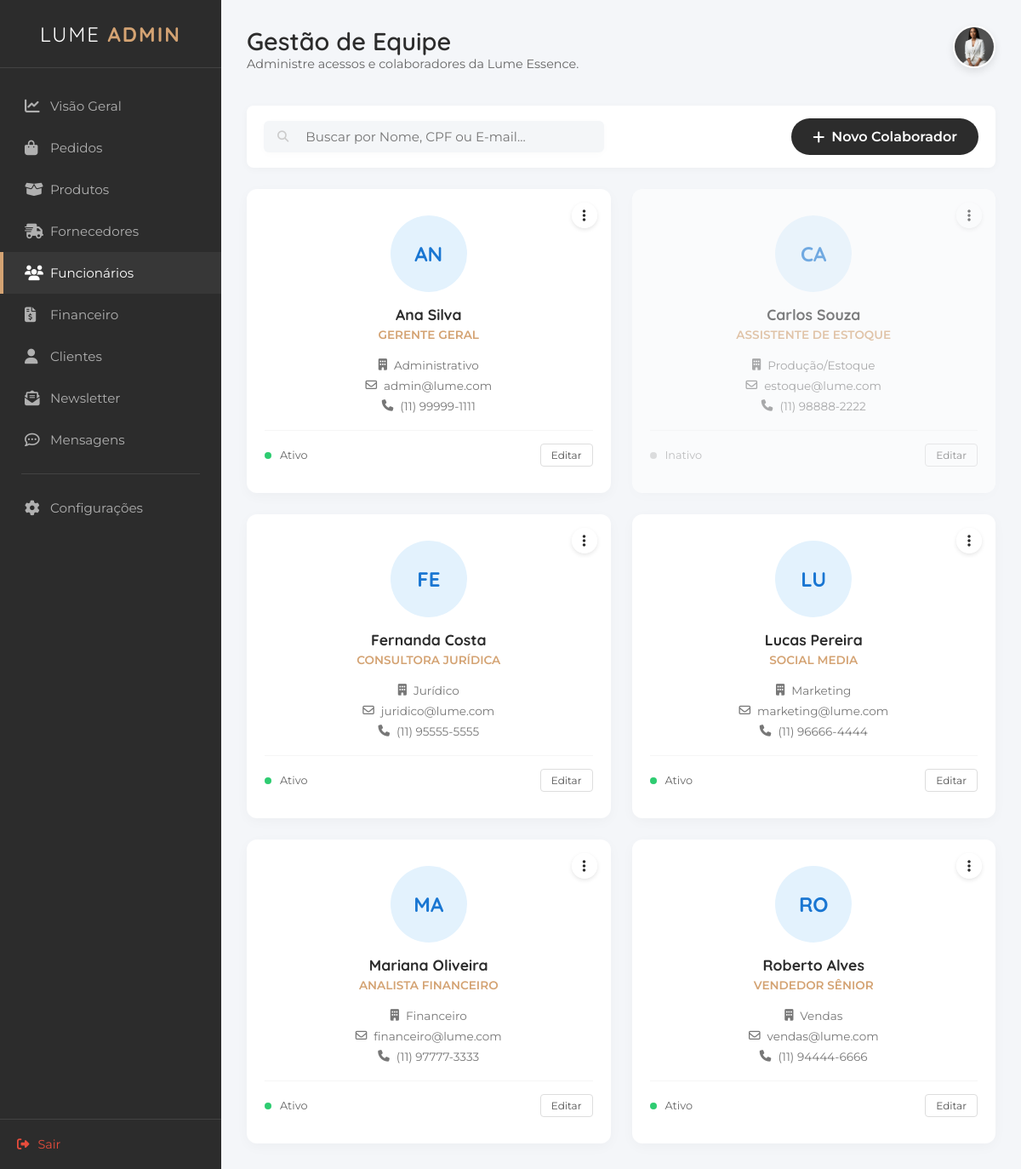
The app's page /funcionarios with its own data.
### tables this page shows
CREATE TABLE "tb_funcionarios" (
    "id_funcionario" INTEGER PRIMARY KEY AUTOINCREMENT,
    "nome" VARCHAR(100) NOT NULL,
    "cpf" VARCHAR(14),
    "data_nasc" DATE,
    "tel_cel" VARCHAR(20),
    "email_pessoal" VARCHAR(100),
    "cargo" VARCHAR(50),
    "departamento" VARCHAR(50),
    "email_login" VARCHAR(100) NOT NULL,
    "senha" VARCHAR(100) NOT NULL,
    "permissao" VARCHAR(20) NOT NULL,
    "img_funcionario" VARCHAR(255),
    "ativo" BOOLEAN DEFAULT 1,
    "data_cad" DATETIME DEFAULT CURRENT_TIMESTAMP
    );

### appinterno.py (the view)
@app.route("/funcionarios.html")
@app.route("/funcionarios")
def funcionarios():
    busca = request.args.get("q")
    con = get_db()
    cur = con.cursor()
    sql = "SELECT * FROM tb_funcionarios"
    if busca:
        sql += f" WHERE nome LIKE '%{busca}%' OR cargo LIKE '%{busca}%'"
    sql += " ORDER BY nome ASC"
    try:
        cur.execute(sql)
        dados = cur.fetchall()
    except:
        dados = []
    con.close()
    return render_template("interno/funcionarios.html", funcionarios=dados)

### appinterno.py (called while the page is built)
def get_db():
    conn = sqlite3.connect("db_lume.db")
    conn.row_factory = sqlite3.Row
    return conn

### templates/interno/funcionarios.html (shortened to what this page needs)
<!DOCTYPE html>
<html lang="pt-br">
<head>
    <link rel="stylesheet" href="https://cdnjs.cloudflare.com/ajax/libs/font-awesome/6.4.0/css/all.min.css">
    <link rel="stylesheet" href="/static/styleinterno.css">
</head>
<body>
    <div class="admin-container">
        <aside class="sidebar">
            <div class="sidebar-header">
                <h2 class="brand-text">LUME <span>ADMIN</span></h2>
            </div>
            <nav class="sidebar-nav">
                <ul>
                    <li><a href="dashboard.html"><i class="fa-solid fa-chart-line"></i> Visão Geral</a></li>
                    <li><a href="pedido.html"><i class="fa-solid fa-bag-shopping"></i>Pedidos</a></li>
                    <li><a href="produto.html"><i class="fa-solid fa-box-open"></i> Produtos</a></li>
                    <li><a href="fornecedores.html"><i class="fa-solid fa-truck-fast"></i> Fornecedores</a></li>
                    <li class="active"><a href="funcionarios.html"><i class="fa-solid fa-users"></i> Funcionários</a></li>
                    <li><a href="financeiro.html"><i class="fa-solid fa-file-invoice-dollar"></i> Financeiro</a></li>
                    <li><a href="cliente.html"><i class="fas fa-user"></i>Clientes</a></li>
                    <li><a href="newsletter.html"><i class="fa-solid fa-envelope-open-text"></i> Newsletter</a></li>
                    <li><a href="mensagens.html"><i class="fa-regular fa-comment-dots"></i> Mensagens</a></li>
                    <li class="separator"></li>
                    <li><a href="configuracoes.html"><i class="fa-solid fa-gear"></i> Configurações</a></li>
                </ul>
            </nav>
            <div class="sidebar-footer">
                <a href="login.html" class="logout-btn"><i class="fa-solid fa-right-from-bracket"></i> Sair</a>
            </div>
        </aside>
        <main class="main-content">
            <header class="top-bar">
                <div class="welcome-text">
                    <h1>Gestão de Equipe</h1>
                    <p>Administre acessos e colaboradores da Lume Essence.</p>
                </div>
                <div class="user-profile">
    <div class="profile-dropdown-trigger" onclick="toggleProfileMenu()">
        <img src="/static/imagens/fundadora1.jpeg" alt="Admin" class="avatar">
    </div>
</div>
            </header>
            <section class="actions-bar">
                <form class="search-box" action="/funcionarios" method="GET">
    <button type="submit" style="border: none; background: transparent; cursor: pointer; color: #ccc;">
        <i class="fa-solid fa-magnifying-glass"></i>
    </button>
    <input type="text" name="q" placeholder="Buscar por Nome, CPF ou E-mail..."
           value="{{ request.args.get('q', '') }}">
</form>
                <a href="novo-funcionario.html" class="btn-add-new" style="text-decoration: none;">
    <i class="fa-solid fa-plus"></i> Novo Colaborador
</a>
</section>
            <section class="team-grid">
    {% for func in funcionarios %}
    <div class="team-card" style="{{ 'opacity: 0.6;' if func['ativo'] == 0 else '' }}">
        <div class="card-options">
            <i class="fa-solid fa-ellipsis-vertical"></i>
        </div>
        <div class="profile-img">
            {% if func['img_funcionario'] and func['img_funcionario'] != 'sem_foto_user.png' %}
                <img src="/static/uploads/{{ func['img_funcionario'] }}" alt="{{ func['nome'] }}">
            {% else %}
                <div class="initials bg-blue">
                    {{ func['nome'][:2].upper() }}
                </div>
            {% endif %}
        </div>
        <h3>{{ func['nome'] }}</h3>
        <span class="role">{{ func['cargo'] }}</span>
        <div class="info-list">
            <p><i class="fa-solid fa-building"></i> {{ func['departamento'] }}</p>
            <p><i class="fa-regular fa-envelope"></i> {{ func['email_login'] }}</p>
            <p><i class="fa-solid fa-phone"></i> {{ func['tel_cel'] }}</p>
        </div>
        <div class="card-footer">
            {% if func['ativo'] == 1 %}
                <span style="display: flex; align-items: center; gap: 5px;">
                    <span class="status-dot active"></span> Ativo
                </span>
            {% else %}
                <span style="display: flex; align-items: center; gap: 5px; color: #999;">
                    <span class="status-dot inactive"></span> Inativo
                </span>
            {% endif %}
            <a href="/funcionario/editar/{{ func['id_funcionario'] }}" class="btn-edit" style="text-decoration: none; text-align: center;">
                Editar
            </a>
        </div>
    </div>
    {% else %}
    <div style="grid-column: 1/-1; text-align: center; padding: 50px; color: #999;">
        <i class="fa-solid fa-users-slash" style="font-size: 3rem; margin-bottom: 15px;"></i>
        <p>Nenhum colaborador encontrado.</p>
    </div>
    {% endfor %}
</section>
        </main>
    </div>
</body>
</html>

### records on screen
tb_funcionarios: nome "AN", nome "Ana Silva", cargo "GERENTE GERAL", departamento "Administrativo", email_login "admin@lume.com", tel_cel "(11) 99999-1111", ativo True (drawn)
tb_funcionarios: nome "CA", nome "Carlos Souza", cargo "ASSISTENTE DE ESTOQUE", departamento "Produção/Estoque", email_login "estoque@lume.com", tel_cel "(11) 98888-2222", ativo False (drawn)
tb_funcionarios: nome "FE", nome "Fernanda Costa", cargo "CONSULTORA JURÍDICA", departamento "Jurídico", email_login "juridico@lume.com", tel_cel "(11) 95555-5555", ativo True (drawn)
tb_funcionarios: nome "LU", nome "Lucas Pereira", cargo "SOCIAL MEDIA", departamento "Marketing", email_login "marketing@lume.com", tel_cel "(11) 96666-4444", ativo True (drawn)
tb_funcionarios: nome "MA", nome "Mariana Oliveira", cargo "ANALISTA FINANCEIRO", departamento "Financeiro", email_login "financeiro@lume.com", tel_cel "(11) 97777-3333", ativo True (drawn)
tb_funcionarios: nome "RO", nome "Roberto Alves", cargo "VENDEDOR SÊNIOR", departamento "Vendas", email_login "vendas@lume.com", tel_cel "(11) 94444-6666", ativo True (drawn)
